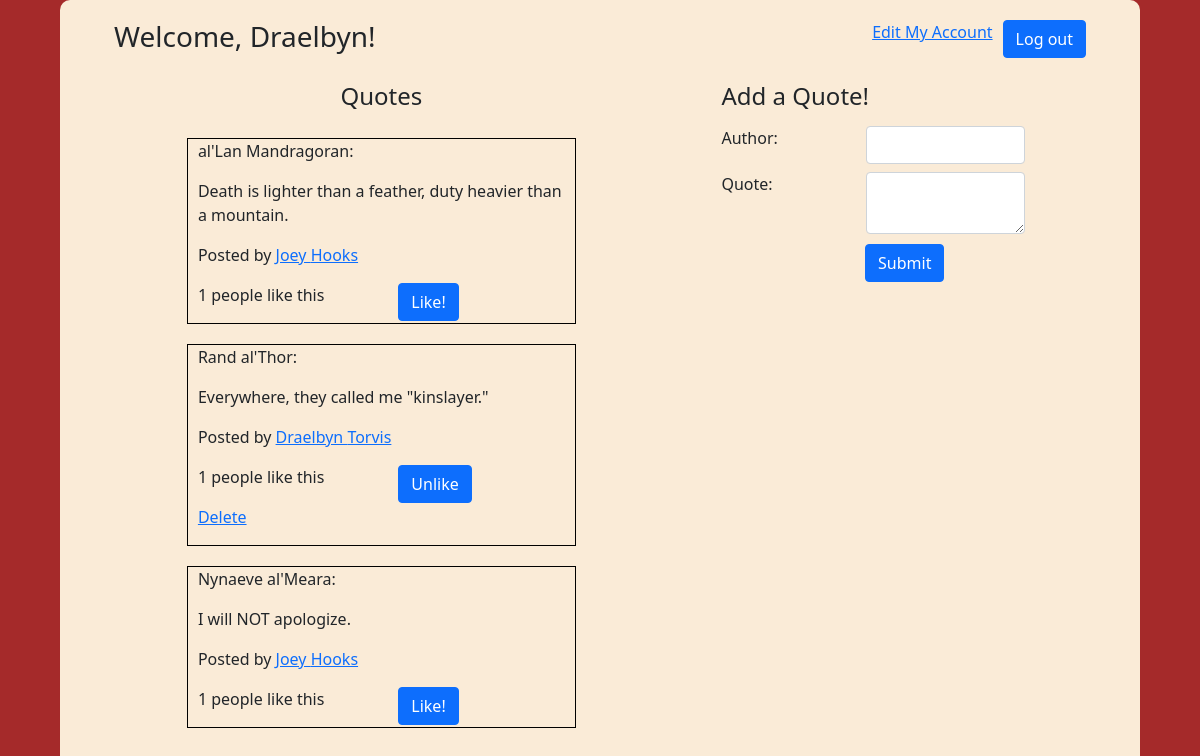
/dashboard (signed in), run on the app's committed database.
### favorite_quotes_app/models.py (models this page shows)
class User(models.Model):
    f_name = models.CharField(max_length=40)
    l_name = models.CharField(max_length=40)
    email = models.EmailField(max_length=40)
    pw = models.CharField(max_length=40)
    created_at = models.DateTimeField(auto_now_add=True)
    updated_at = models.DateTimeField(auto_now=True)
    objects = UserManager()

class Quote(models.Model):
    quote_txt = models.TextField()
    attr_author = models.CharField(max_length=40, null=True)
    uploaded_by = models.ForeignKey(User, related_name="uploaded_quotes", on_delete=models.CASCADE)
    users_who_like = models.ManyToManyField(User, related_name="liked_quotes")
    created_at = models.DateTimeField(auto_now_add=True)
    updated_at = models.DateTimeField(auto_now=True)
    objects = UserManager()

### favorite_quotes_app/views.py (the view)
# urls.py: path('dashboard', views.dashboard),
def dashboard(request):
    if 'user_id' not in request.session:
        messages.error(request, 'Only logged-in users can view this site')
        return redirect('/')
    else:
        context = {
            'quotes':Quote.objects.all(),
            'user':curr_user(request)
        }
    return render(request, 'dashboard.html', context)

### favorite_quotes_app/views.py (called while the page is built)
def curr_user(request):
    return User.objects.get(id=request.session['user_id'])

### favorite_quotes_app/templates/dashboard.html (shortened to what this page needs)
<!DOCTYPE html>
<html lang="en">
<head>
    {% load static %}
    <link href="https://cdn.jsdelivr.net/npm/bootstrap@5.1.3/dist/css/bootstrap.min.css" rel="stylesheet">
    <link rel="stylesheet" href="{% static 'css/style.css'%}">
</head>
<body>
    <div id="wrapper2">
        <div id="top-part2">
            <h3>Welcome, {{user.f_name}}!</h3>
            <div class="top-right-links">
                <a href="/myaccount/{{user.id}}">Edit My Account</a>
                <form action="/log_out">
                    <button class="btn btn-primary">Log out</button>
                </form>
            </div>
        </div>
        <div id="middle-part2">
            <div id="left-part2">
                <h4>Quotes</h4>
                {% for quote in quotes %}
                <div class="add-border">
                    <p>{{quote.attr_author}}: </p>
                    <p>{{quote.quote_txt}}</p>
                    <p>Posted by <a href="/user/{{quote.uploaded_by.id}}">{{quote.uploaded_by.f_name}} {{quote.uploaded_by.l_name}}</a></p>
                    <div class="row like-group">
                        <p class="col">{{quote.users_who_like.all|length}} people like this</p>
                        {% if user in quote.users_who_like.all %}
                        <form action="/quote/{{quote.id}}/unlike" class="col">
                            <button class="btn btn-primary">Unlike</button>
                        </form>
                        {% else %}
                        <form action="/quote/{{quote.id}}/like" class="col">
                            <button class="btn btn-primary">Like!</button>
                        </form>
                        {% endif %}
                    </div>
                    {% if quote.uploaded_by.id == request.session.user_id %}
                    <p><a href="/quotes/{{quote.id}}/delete">Delete</a></p>
                    {% endif %}
                </div>
                {% endfor %}
            </div>
            <div id="right-part2">
                <h4>Add a Quote!</h4>
                <form action="/add_quote" method="POST" class="formstyle">
                    <div class="label-input row">
                        <label for="attr_author" class="col">Author:</label>
                        <input type="text" id="attr_author" name="attr_author" class="form-control col">
                    </div>
                    <div class="label-input row">
                        <label for="quote_txt" class="col">Quote:</label>
                        <textarea type="text" id="quote_txt" name="quote_txt" class="form-control col"></textarea>
                    </div>
                    <div class="d-flex justify-content-center">
                        <button class="btn btn-primary btn-nudge">Submit</button>
                    </div>
                </form>
            </div>
        </div>
    </div>
</body>
</html>

### favorite_quotes_app/static/css/style.css (style rules this page uses)
* { box-sizing: border-box; margin: 0px; padding: 0px; }
body { background-color: brown; }
.label-input { padding: 8px 0 0 0; }
#wrapper2 { width: 90%; height: 2000px; padding: 20px 0 30px 0; margin: 0 auto; display: flex; flex-direction: column; align-items: center; background-color: antiquewhite; border-radius: 10px; }
.top-right-links { display: flex; }
.top-right-links button { margin-left: 10px; }
#top-part2 { width: 90%; display: flex; justify-content: space-between; }
#middle-part2 { width: 90%; padding: 20px 0 20px 0; display: flex; justify-content: space-around; }
#left-part2 { width: 40%; max-height: 250px; display: flex; flex-direction: column; }
#left-part2 h4 { text-align: center; }
.add-border { border: 1px solid black; padding: 0 0 0 10px; margin-top: 20px; }
#right-part2 { width: 30%; display: flex; flex-direction: column; }
.like-group { display: flex; justify-content: space-between; }
.btn-nudge { margin: 10px 0 0 75px; }

### data on the page
User: f_name "Draelbyn"
Quote: attr_author "al'Lan Mandragoran", quote_txt "Death is lighter than a feather, duty heavier than a mountain.", uploaded_by.f_name "Joey", uploaded_by.l_name "Hooks", users_who_like.all|length "1"
Quote: attr_author "Rand al'Thor", quote_txt "Everywhere, they called me \"kinslayer.\"", uploaded_by.f_name "Draelbyn", uploaded_by.l_name "Torvis", users_who_like.all|length "1"
Quote: attr_author "Nynaeve al'Meara", quote_txt "I will NOT apologize.", uploaded_by.f_name "Joey", uploaded_by.l_name "Hooks", users_who_like.all|length "1"
